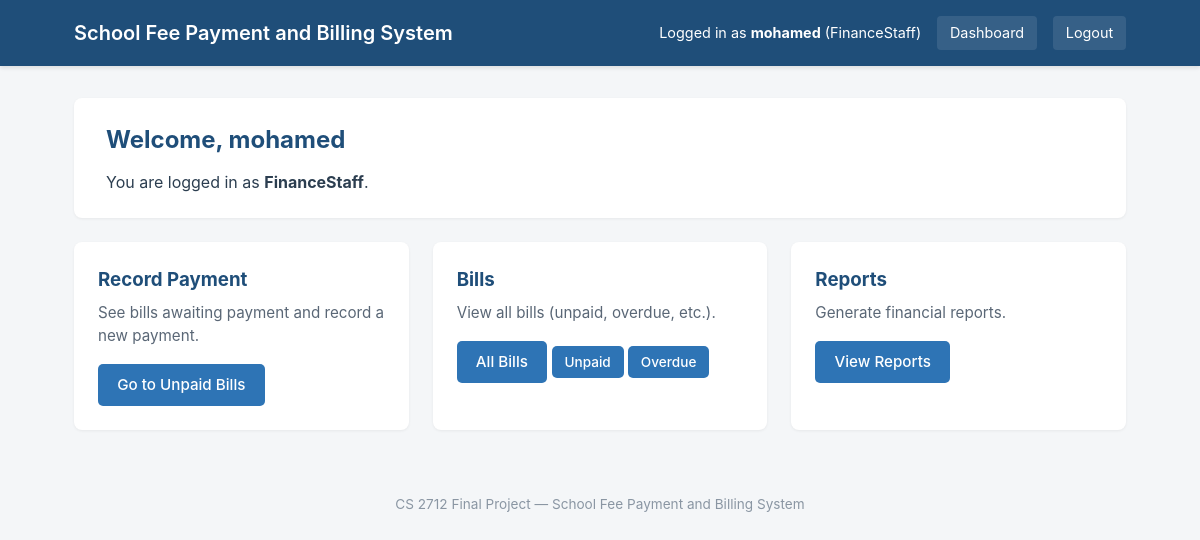
Page /dashboard (signed in) on the committed database.
### tables this page shows
CREATE TABLE user (
    user_id        INTEGER PRIMARY KEY AUTOINCREMENT,
    username       TEXT NOT NULL UNIQUE,
    password_hash  TEXT NOT NULL,
    role_id        INTEGER NOT NULL,
    is_active      INTEGER NOT NULL DEFAULT 1,
    FOREIGN KEY (role_id) REFERENCES role(role_id)
);

CREATE TABLE role (
    role_id      INTEGER PRIMARY KEY AUTOINCREMENT,
    name         TEXT NOT NULL UNIQUE,
    permissions  TEXT NOT NULL
);

### controllers/auth_controller.py (the view)
@auth_bp.route("/dashboard")
def dashboard():
    user = get_current_user()
    if user is None:
        return redirect(url_for("auth.login"))
    return render_template("dashboard.html", user=user)

### controllers/auth_controller.py (called while the page is built)
def get_current_user():
    user_id = session.get("user_id")
    if user_id is None:
        return None
    return user_repository.find_by_id(user_id)

### repositories/database.py (called while the page is built)
def get_connection():
    connection = sqlite3.connect(DB_FILE)
    connection.execute("PRAGMA foreign_keys = ON")
    connection.row_factory = sqlite3.Row
    return connection

### repositories/role_repository.py (called while the page is built)
    def find_by_id(self, role_id):
        connection = get_connection()
        cursor = connection.cursor()
        cursor.execute(
            "SELECT * FROM role WHERE role_id = ?",
            (role_id,)
        )
        row = cursor.fetchone()
        connection.close()
        if row is None:
            return None
        return self._row_to_role(row)

    def _row_to_role(self, row):
        permissions_list = row["permissions"].split(",") if row["permissions"] else []
        return Role(
            role_id=row["role_id"],
            name=row["name"],
            permissions=permissions_list,
        )

### repositories/user_repository.py (called while the page is built)
    def find_by_id(self, user_id):
        connection = get_connection()
        cursor = connection.cursor()
        cursor.execute("SELECT * FROM user WHERE user_id = ?", (user_id,))
        row = cursor.fetchone()
        connection.close()
        if row is None:
            return None
        return self._row_to_user(row)

    def _row_to_user(self, row):
        role = self.role_repository.find_by_id(row["role_id"])
        return User(
            user_id=row["user_id"],
            username=row["username"],
            password_hash=row["password_hash"],
            role=role,
            is_active=bool(row["is_active"]),
        )

### templates/dashboard.html (shortened to what this page needs)
{% extends "base.html" %}
{% block content %}
<div class="card">
    <h2>Welcome, {{ user.username }}</h2>
    <p>You are logged in as <strong>{{ user.role.name }}</strong>.</p>
</div>
<div class="dashboard-grid">
    {% if user.role.name == "FinanceStaff" %}
        <div class="dashboard-card">
            <h3>Record Payment</h3>
            <p>See bills awaiting payment and record a new payment.</p>
            <a class="btn" href="{{ url_for('bill.list_unpaid') }}">Go to Unpaid Bills</a>
        </div>
        <div class="dashboard-card">
            <h3>Bills</h3>
            <p>View all bills (unpaid, overdue, etc.).</p>
            <a class="btn" href="{{ url_for('bill.list_bills') }}">All Bills</a>
            <a class="btn btn-small" href="{{ url_for('bill.list_unpaid') }}">Unpaid</a>
            <a class="btn btn-small" href="{{ url_for('bill.list_overdue') }}">Overdue</a>
        </div>
        <div class="dashboard-card">
            <h3>Reports</h3>
            <p>Generate financial reports.</p>
            <a class="btn" href="{{ url_for('report.reports_home') }}">View Reports</a>
        </div>
    {% endif %}
</div>
{% endblock %}

### templates/base.html (shortened to what this page needs)
<!DOCTYPE html>
<html lang="en">
<head>
    <link rel="stylesheet" href="{{ url_for('static', filename='css/style.css') }}">
</head>
<body>
<header>
    <div class="header-inner">
        <h1>School Fee Payment and Billing System</h1>
        {% if session.get('user_id') %}
            <nav>
                <span>Logged in as <strong>{{ session.get('username') }}</strong> ({{ session.get('role_name') }})</span>
                <a href="{{ url_for('auth.dashboard') }}">Dashboard</a>
                <a href="{{ url_for('auth.logout') }}">Logout</a>
            </nav>
        {% endif %}
    </div>
</header>
<main>
    {% block content %}{% endblock %}
</main>
<footer>
    <p>CS 2712 Final Project &mdash; School Fee Payment and Billing System</p>
</footer>
</body>
</html>

### static/css/style.css (style rules this page uses)
* { box-sizing: border-box; margin: 0; padding: 0; }
body { font-family: -apple-system, BlinkMacSystemFont, "Segoe UI", Arial, sans-serif; background: #f4f6f8; color: #2c3e50; line-height: 1.5; }
header { background: #1f4e79; color: white; padding: 1rem 0; box-shadow: 0 2px 4px rgba(0,0,0,0.1); }
.header-inner { max-width: 1100px; margin: 0 auto; padding: 0 1.5rem; display: flex; justify-content: space-between; align-items: center; flex-wrap: wrap; gap: 1rem; }
header h1 { font-size: 1.25rem; font-weight: 600; }
header nav { display: flex; align-items: center; gap: 1rem; font-size: 0.9rem; }
header nav a { color: white; text-decoration: none; padding: 0.4rem 0.8rem; background: rgba(255,255,255,0.1); border-radius: 4px; }
main { max-width: 1100px; margin: 2rem auto; padding: 0 1.5rem; }
.card { background: white; border-radius: 8px; padding: 1.5rem 2rem; margin-bottom: 1.5rem; box-shadow: 0 1px 3px rgba(0,0,0,0.06); }
.card h2 { color: #1f4e79; margin-bottom: 0.75rem; }
.btn { display: inline-block; padding: 0.6rem 1.2rem; background: #2e74b5; color: white; text-decoration: none; border: none; border-radius: 5px; cursor: pointer; font-size: 0.95rem; font-weight: 500; }
.dashboard-grid { display: grid; grid-template-columns: repeat(auto-fill, minmax(280px, 1fr)); gap: 1.5rem; }
.dashboard-card { background: white; padding: 1.5rem; border-radius: 8px; box-shadow: 0 1px 3px rgba(0,0,0,0.06); }
.dashboard-card h3 { color: #1f4e79; margin-bottom: 0.5rem; }
.dashboard-card p { margin-bottom: 1rem; color: #5a6776; font-size: 0.95rem; }
footer { text-align: center; padding: 2rem 1rem; color: #8a96a3; font-size: 0.85rem; }
.btn-small { padding: 0.35rem 0.8rem; font-size: 0.85rem; }

### rows in the picture
user: get "mohamed", username "mohamed"
role: get "FinanceStaff", role.name "FinanceStaff"
